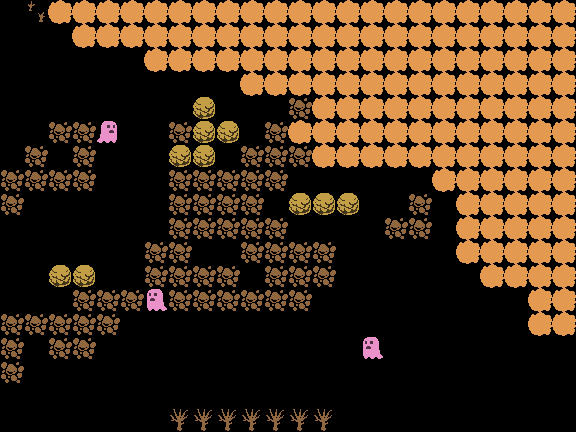

This is a level from a 2D game, rendered from its Tiled map with the project's own tilesets. A one-line summary and the complete map file follow:
An orthogonal 24x18 tile map with 24x24 px tiles, 2 tile layers (Words, Map).

<map version="1.8" tiledversion="1.8.4" orientation="orthogonal" renderorder="right-down" width="24" height="18" tilewidth="24" tileheight="24" infinite="0" nextlayerid="3" nextobjectid="1">
 <tileset firstgid="1" name="babaisyou" tilewidth="24" tileheight="24" spacing="2" margin="2" tilecount="624" columns="24">
  <image source="../Sheets/tileset.png" trans="000000" width="626" height="678" />
 </tileset>
 <layer id="3" name="Words" width="24" height="18">
  <properties>
   <property name="sentences">
        me fear baba
        box is push
        wall is stop
        baba is you
        water is stop
        door is stop
        me is move
      </property>
  </properties>
  <data encoding="csv">
0,0,0,0,0,0,0,0,0,0,0,0,0,0,0,0,0,0,0,0,0,0,0,0,
0,0,0,0,0,0,0,0,0,0,0,0,0,0,0,0,0,0,0,0,0,0,0,0,
0,0,0,0,0,0,0,0,0,0,0,0,0,0,0,0,0,0,0,0,0,0,0,0,
0,0,0,0,0,0,0,0,0,0,0,0,0,0,0,0,0,0,0,0,0,0,0,0,
0,0,0,0,0,0,0,0,0,0,0,0,0,0,0,0,0,0,0,0,0,0,0,0,
0,0,0,0,0,0,0,0,0,0,0,0,0,0,0,0,0,0,0,0,0,0,0,0,
0,0,0,0,0,0,0,0,0,0,0,0,0,0,0,0,0,0,0,0,0,0,0,0,
0,0,0,0,0,0,0,0,0,0,0,0,0,0,0,0,0,0,0,0,0,0,0,0,
0,0,0,0,0,0,0,0,0,0,0,0,0,0,0,0,0,0,0,0,0,0,0,0,
0,0,0,0,0,0,0,0,0,0,0,0,0,0,0,0,0,0,0,0,0,0,0,0,
0,0,0,0,0,0,0,0,0,0,0,0,0,0,0,0,0,0,0,0,0,0,0,0,
0,0,0,0,0,0,0,0,0,0,0,0,0,0,0,0,0,0,0,0,0,0,0,0,
0,0,0,0,0,0,0,0,0,0,0,0,0,0,0,0,0,0,0,0,0,0,0,0,
0,0,0,0,0,0,0,0,0,0,0,0,0,0,0,0,0,0,0,0,0,0,0,0,
0,0,0,0,0,0,0,0,0,0,0,0,0,0,0,0,0,0,0,0,0,0,0,0,
0,0,0,0,0,0,0,0,0,0,0,0,0,0,0,0,0,0,0,0,0,0,0,0,
0,0,0,0,0,0,0,0,0,0,0,0,0,0,0,0,0,0,0,0,0,0,0,0,
0,0,0,0,0,0,0,0,0,0,0,0,0,0,0,0,0,0,0,0,0,0,0,0
</data>
 </layer>
 <layer id="1" name="Map" width="24" height="18">
  <data encoding="csv">
0,199,228,228,228,228,228,228,228,228,228,228,228,228,228,228,228,228,228,228,228,228,228,228,
0,0,0,228,228,228,228,228,228,228,228,228,228,228,228,228,228,228,228,228,228,228,228,228,
0,0,0,0,0,0,228,228,228,228,228,228,228,228,228,228,228,228,228,228,228,228,228,228,
0,0,0,0,0,0,0,0,0,0,228,228,228,228,228,228,228,228,228,228,228,228,228,228,
0,0,0,0,0,0,0,0,304,0,0,0,313,228,228,228,228,228,228,228,228,228,228,228,
0,0,313,313,177,0,0,313,304,304,0,313,228,228,228,228,228,228,228,228,228,228,228,228,
0,313,0,313,0,0,0,304,304,0,313,313,313,228,228,228,228,228,228,228,228,228,228,228,
313,313,313,313,0,0,0,313,313,313,313,313,0,0,0,0,0,0,228,228,228,228,228,228,
313,0,0,0,0,0,0,313,313,313,313,0,304,304,304,0,0,313,0,228,228,228,228,228,
0,0,0,0,0,0,0,313,313,313,313,313,0,0,0,0,313,313,0,228,228,228,228,228,
0,0,0,0,0,0,313,313,0,0,313,313,313,313,0,0,0,0,0,228,228,228,228,228,
0,0,304,304,0,0,313,313,313,313,0,313,313,313,0,0,0,0,0,0,228,228,228,228,
0,0,0,313,313,313,179,313,313,313,313,313,313,0,0,0,0,0,0,0,0,0,228,228,
313,313,313,313,313,0,0,0,0,0,0,0,0,0,0,0,0,0,0,0,0,0,228,228,
313,0,313,313,0,0,0,0,0,0,0,0,0,0,0,179,0,0,0,0,0,0,0,0,
313,0,0,0,0,0,0,0,0,0,0,0,0,0,0,0,0,0,0,0,0,0,0,0,
0,0,0,0,0,0,0,0,0,0,0,0,0,0,0,0,0,0,0,0,0,0,0,0,
0,0,0,0,0,0,0,197,197,197,197,197,197,197,0,0,0,0,0,0,0,0,0,0
</data>
 </layer>
</map>